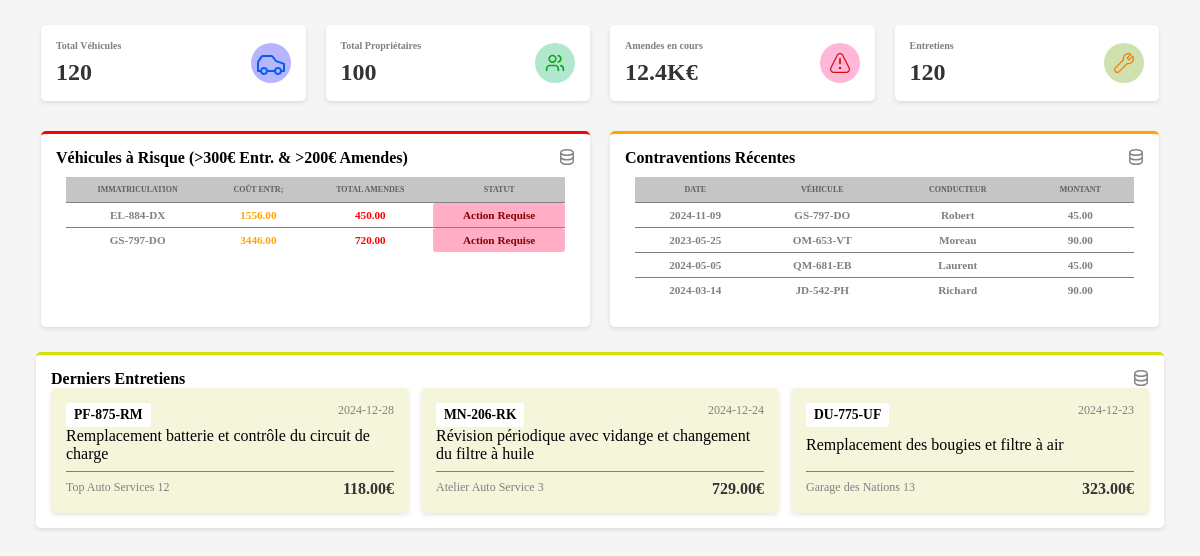
Page /app/index.php on the committed database.
### tables this page shows
CREATE TABLE `contravention` ( 
  `id` INT UNSIGNED AUTO_INCREMENT NOT NULL,
  `date_contravention` DATE NOT NULL,
  `montant` DECIMAL(10,2) NOT NULL,
  `vehicule_id` INT UNSIGNED NOT NULL,
  `conducteur_id` INT UNSIGNED NULL,
  `lieu_id` INT UNSIGNED NULL,
   PRIMARY KEY (`id`)
);

CREATE TABLE `vehicule` ( 
  `id` INT UNSIGNED AUTO_INCREMENT NOT NULL,
  `immatriculation` VARCHAR(15) NOT NULL,
  `marque` VARCHAR(100) NOT NULL,
  `modele` VARCHAR(100) NOT NULL,
  `energie` VARCHAR(50) NOT NULL,
  `annee` SMALLINT NOT NULL,
  `proprietaire_id` INT UNSIGNED NOT NULL,
   PRIMARY KEY (`id`),
  CONSTRAINT `uq_vehicule_immat` UNIQUE (`immatriculation`)
);

CREATE TABLE `personne` ( 
  `id` INT UNSIGNED AUTO_INCREMENT NOT NULL,
  `nom` VARCHAR(100) NOT NULL,
  `prenom` VARCHAR(100) NOT NULL,
  `tel` VARCHAR(20) NULL,
   PRIMARY KEY (`id`)
);

CREATE TABLE `entretien` ( 
  `id` INT UNSIGNED AUTO_INCREMENT NOT NULL,
  `vehicule_id` INT UNSIGNED NOT NULL,
  `garage_id` INT UNSIGNED NOT NULL,
  `date_entretien` DATE NOT NULL,
  `description` VARCHAR(255) NOT NULL,
  `cout` DECIMAL(10,2) NOT NULL,
   PRIMARY KEY (`id`)
);

CREATE TABLE `garage` ( 
  `id` INT UNSIGNED AUTO_INCREMENT NOT NULL,
  `nom` VARCHAR(150) NOT NULL,
  `commune_id` INT UNSIGNED NULL,
   PRIMARY KEY (`id`)
);

### src/requetes.php (called while the page is built)
<?php
$host = 'localhost:3306';
$dbname = 'parc_auto';
$username = 'root';
$password = 'root';
try {
    $pdo = new PDO(
        "mysql:host=$host;dbname=$dbname;charset=utf8mb4",
        $username,
        $password,
        [
            PDO::ATTR_ERRMODE => PDO::ERRMODE_EXCEPTION,
            PDO::ATTR_DEFAULT_FETCH_MODE => PDO::FETCH_ASSOC,
            PDO::ATTR_EMULATE_PREPARES => false,
        ]
    );
    $stmt = $pdo->query("select COUNT(*) AS total FROM parc_auto.vehicule");
    $totalVehicule = $stmt->fetch()['total'];
    $stmt = $pdo->query("SELECT immatriculation ,SUM(cout) as total_entr, SUM(montant) as total_pv FROM parc_auto.vehicule
LEFT JOIN entretien on vehicule.id = entretien.vehicule_id
LEFT JOIN contravention on vehicule.id = contravention.vehicule_id
GROUP BY immatriculation
HAVING total_entr >= 300 AND total_pv >= 200
ORDER BY immatriculation ASC
LIMIT 2");
    $vehiculeRisques = $stmt->fetchAll();
    $stmt = $pdo->query("SELECT contravention.id, date_contravention, montant, nom, immatriculation FROM parc_auto.contravention
JOIN parc_auto.personne on contravention.conducteur_id = personne.id
JOIN parc_auto.vehicule on contravention.vehicule_id = vehicule.id
LIMIT 4");
    $contraventionRecentes = $stmt->fetchAll();
    $stmt = $pdo->query("select COUNT(*) AS total FROM parc_auto.personne");
    $totalProprietaires = $stmt->fetch()['total'];
    $stmt = $pdo->query("SELECT SUM(montant) as total FROM parc_auto.contravention");
    $totalContraventions = round($stmt->fetch()['total'], -2) / 1000;
    $stmt = $pdo->query("select COUNT(*) AS total FROM parc_auto.entretien");
    $totalEntretiens = $stmt->fetch()['total'];
    $stmt = $pdo->query("SELECT vehicule.immatriculation, entretien.date_entretien, entretien.description, garage.nom, entretien.cout from parc_auto.entretien
JOIN garage on entretien.garage_id = garage.id
JOIN vehicule on entretien.vehicule_id = vehicule.id
ORDER BY date_entretien DESC
LIMIT 3;");
    $dernierEntretiens = $stmt->fetchAll();
} catch (PDOException $e) {
    die("Erreur de connexion : " . $e->getMessage() . "\n");
}
?>

### app/index.php (the view, shortened to what this page needs)
<?php
require "../src/requetes.php";
?>
<!DOCTYPE html>
<html lang="en">
<head>
    <link rel="stylesheet" href="style_responsive.css">
</head>
<body>
    <main>
        <section class="top">
            <div class="card">
                <div>
                    <p class="label">Total Véhicules</p>
                    <p class="value"><?= $totalVehicule ?></p>
                </div>
                <div class="background_icone car">
                </div>
            </div>
            <div class="card">
                <div>
                    <p class="label">Total Propriétaires</p>
                    <p class="value"><?= $totalProprietaires ?></p>
                </div>
                <div class="background_icone user">
                </div>
            </div>
            <div class="card">
                <div>
                    <p class="label">Amendes en cours</p>
                    <p class="value"><?= $totalContraventions . "K€" ?></p>
                </div>
                <div class="background_icone pv">
                </div>
            </div>
            <div class="card">
                <div>
                    <p class="label">Entretiens</p>
                    <p class="value"><?= $totalEntretiens ?></p>
                </div>
                <div class="background_icone repair">
                </div>
            </div>
        </section>
        <section class="midle">
            <div class="card_midle left">
                <div class="card-header">
                    <h2>Véhicules à Risque (>300€ Entr. & >200€ Amendes)</h2>
                </div>
                <div class="grid">
                    <table>
                        <tr>
                            <th>IMMATRICULATION</th>
                            <th>COÛT ENTR;</th>
                            <th>TOTAL AMENDES</th>
                            <th>STATUT</th>
                        </tr>
                        <?php
                        foreach ($vehiculeRisques as $vehiculeRisque): ?>
                            <tr>
                                <td class="plaque"><?= $vehiculeRisque["immatriculation"] ?></td>
                                <td class="maintenance_price"><?= $vehiculeRisque["total_entr"] ?></td>
                                <td class="total_penalty"><?= $vehiculeRisque["total_pv"] ?></td>
                                <td class="status">Action Requise</td>
                            </tr>
                        <?php endforeach; ?>
                    </table>
                </div>
            </div>
            <div class="card_midle rigth">
                <div class="card-header">
                    <h2>Contraventions Récentes</h2>
                </div>
                <div class="grid">
                    <table>
                        <tr>
                            <th>DATE</th>
                            <th>VÉHICULE</th>
                            <th>CONDUCTEUR</th>
                            <th>MONTANT</th>
                        </tr>
                        <?php foreach ($contraventionRecentes as $contraventionRecente): ?>
                            <tr>
                                <td><?= $contraventionRecente["date_contravention"] ?></td>
                                <td><?= $contraventionRecente["immatriculation"] ?></td>
                                <td><?= $contraventionRecente["nom"] ?></td>
                                <td><?= $contraventionRecente["montant"] ?></td>
                            </tr>
                        <?php endforeach; ?>
                    </table>
                </div>
            </div>
        </section>
        <section class="bot">
            <div class="card-header">
                <h2>Derniers Entretiens</h2>
            </div>
            <div class="cards_bot">
                <?php foreach ($dernierEntretiens as $dernierEntretien):
                ?>
                    <div class="card_bot">
                        <div>
                            <div class="immat"><?= $dernierEntretien["immatriculation"] ?></div>
                            <div class="info"><?= $dernierEntretien["date_entretien"] ?></div>
                        </div>
                        <p><?= $dernierEntretien["description"] ?></p>
                        <div class="end_card">
                            <div class="info"><?= $dernierEntretien["nom"] ?></div>
                            <divc class="fixed_price"><?= $dernierEntretien["cout"] . "€" ?></divc>
                        </div>
                    </div>
                <?php endforeach; ?>
            </div>
        </section>
    </main>
</body>
</html>

### app/style_responsive.css (style rules this page uses)
* { box-sizing: border-box; margin: 0; padding: 0; }
body { width: 100%; max-width: 1240px; display: flex; justify-content: center; margin: auto; background-color: #f5f5f5; padding: 0 1rem; }
section { margin: 20px; }
h2 { font-weight: bold; font-size: 1rem; }
table { border-collapse: collapse; flex: 1; margin: 10px; width: 100%; overflow-x: auto; }
th { background-color: rgb(197, 197, 197); color: rgb(95, 95, 95); font-weight: bold; font-size: 8px; padding: 8px; }
td { text-align: center; font-size: 6px; color: gray; padding: 6px; }
.top { padding: 5px; gap: 20px; display: flex; justify-content: space-between; flex-wrap: wrap; }
.card { flex: 1; min-width: 200px; display: flex; text-align: center; background-color: white; justify-content: space-between; align-items: center; border-radius: 5px; padding: 15px; box-shadow: 0 2px 4px rgba(0, 0, 0, 0.1); transition: transform 0.2s, box-shadow 0.2s; }
.card > div:first-child { flex: 1; text-align: left; }
.card .label { font-weight: bold; font-size: 10px; color: gray; margin-bottom: 8px; }
.card .value { font-weight: bold; font-size: x-large; color: #333; }
.background_icone { border-radius: 100%; width: 40px; height: 40px; display: flex; align-content: center; justify-content: center; align-items: center; flex-shrink: 0; margin-left: auto; }
.user { background-color: rgba(12, 181, 96, 0.318); }
.pv { background-color: rgba(255, 0, 115, 0.286); }
.repair { background-color: rgba(117, 171, 23, 0.349); }
.car { background-color: rgba(0, 0, 255, 0.286); }
.midle { padding: 5px; gap: 20px; display: flex; justify-content: space-between; flex-wrap: wrap; }
.card_midle { flex: 1; min-width: 300px; background-color: white; border-top: 3px solid red; border-radius: 5px; padding: 15px; box-shadow: 0 2px 4px rgba(0, 0, 0, 0.1); }
.card-header { display: flex; flex-direction: row; justify-content: space-between; }
.left { border-top: 3px solid red; }
.rigth { border-top: 3px solid orange; }
.grid { display: flex; justify-items: center; align-items: center; overflow-x: auto; }
.grid table td { font-weight: bold; font-size: 0.7rem; border-top: 1px solid gray; }
.bot { background-color: white; border-top: 3px solid rgb(210, 224, 11); border-radius: 5px; padding: 15px; box-shadow: 0 2px 4px rgba(0, 0, 0, 0.1); }
.cards_bot { flex: 1; display: flex; justify-content: space-between; gap: 12px; flex-wrap: wrap; }
.card_bot { flex: 1; min-width: 200px; background-color: beige; border-radius: 5px; padding: 15px; display: flex; flex-direction: column; justify-content: space-between; box-shadow: 0 2px 4px rgba(0, 0, 0, 0.1); transition: transform 0.2s; }
.card_bot div { display: flex; justify-content: space-between; }
.fixed_price { font-weight: bold; color: #333; }
.immat { padding: 4px 8px; background-color: white; border-radius: 3px; font-weight: bold; font-size: 0.85rem; }
.info { font-size: 12px; color: gray; }
.end_card { border-top: 1px solid gray; padding-top: 8px; margin-top: 8px; }
.plaque { font-weight: bold; font-size: 0.7rem; }
.status { border-radius: 3px; background-color: rgb(255, 174, 198); color: rgb(131, 2, 2); font-weight: bold; font-size: 0.5rem; padding: 4px 8px; white-space: nowrap; }
.total_penalty { color: red; font-weight: bold; font-size: 0.7rem; }
.maintenance_price { color: orange; font-weight: bold; font-size: 0.7rem; }

### rows in the picture
contravention: date_contravention "2024-11-09", vehicule.immatriculation "GS-797-DO", personne.nom "Robert", montant "45.00"
contravention: date_contravention "2023-05-25", vehicule.immatriculation "OM-653-VT", personne.nom "Moreau", montant "90.00"
contravention: date_contravention "2024-05-05", vehicule.immatriculation "QM-681-EB", personne.nom "Laurent", montant "45.00"
contravention: date_contravention "2024-03-14", vehicule.immatriculation "JD-542-PH", personne.nom "Richard", montant "90.00"
entretien: vehicule.immatriculation "PF-875-RM", date_entretien "2024-12-28", description "Remplacement batterie et contrôle du circuit de charge", garage.nom "Top Auto Services 12", cout "118.00"
entretien: vehicule.immatriculation "MN-206-RK", date_entretien "2024-12-24", description "Révision périodique avec vidange et changement du filtre à huile", garage.nom "Atelier Auto Service 3", cout "729.00"
entretien: vehicule.immatriculation "DU-775-UF", date_entretien "2024-12-23", description "Remplacement des bougies et filtre à air", garage.nom "Garage des Nations 13", cout "323.00"

### other values in the picture
$totalVehicule "120"
$totalProprietaires "100"
$totalContraventions "12.4"
$totalEntretiens "120"
$vehiculeRisque["immatriculation"] "EL-884-DX"
$vehiculeRisque["total_entr"] "1556.00"
$vehiculeRisque["total_pv"] "450.00"
$vehiculeRisque["immatriculation"] "GS-797-DO"
$vehiculeRisque["total_entr"] "3446.00"
$vehiculeRisque["total_pv"] "720.00"
